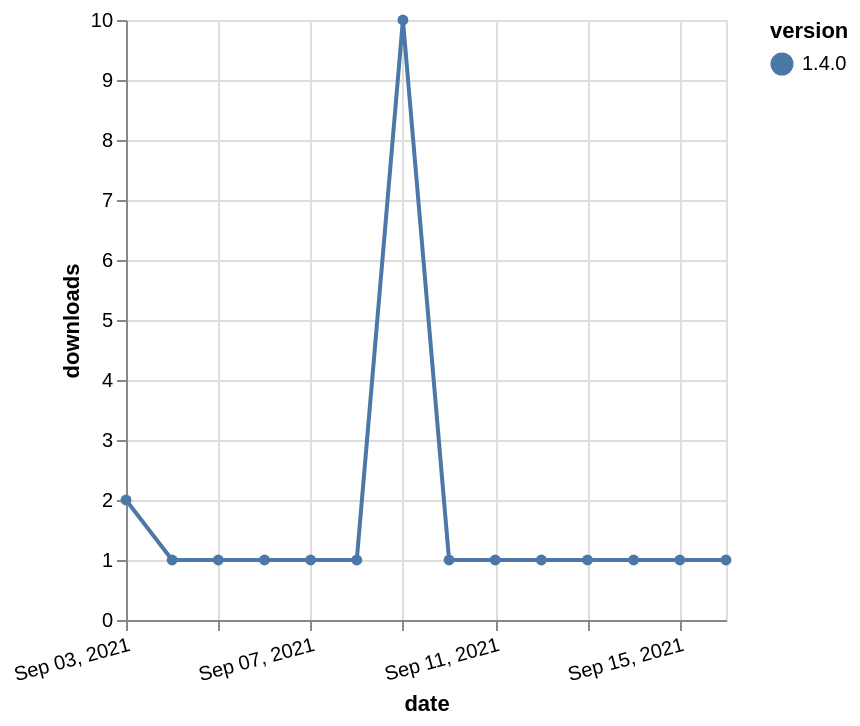

Source (Vega-Lite JSON):
### Vega-Lite specification from a JSON file in a GitHub repository (floating-point values rounded to 4 significant figures)
{"$schema": "https://vega.github.io/schema/vega-lite/v5.json", "description": "A simple bar chart with embedded data.", "data": {"values": [{"date": "2021-09-03", "total": 504, "delta": 2, "version": "1.4.0"}, {"date": "2021-09-04", "total": 505, "delta": 1, "version": "1.4.0"}, {"date": "2021-09-05", "total": 506, "delta": 1, "version": "1.4.0"}, {"date": "2021-09-06", "total": 507, "delta": 1, "version": "1.4.0"}, {"date": "2021-09-07", "total": 508, "delta": 1, "version": "1.4.0"}, {"date": "2021-09-08", "total": 509, "delta": 1, "version": "1.4.0"}, {"date": "2021-09-09", "total": 519, "delta": 10, "version": "1.4.0"}, {"date": "2021-09-10", "total": 520, "delta": 1, "version": "1.4.0"}, {"date": "2021-09-11", "total": 521, "delta": 1, "version": "1.4.0"}, {"date": "2021-09-12", "total": 522, "delta": 1, "version": "1.4.0"}, {"date": "2021-09-13", "total": 523, "delta": 1, "version": "1.4.0"}, {"date": "2021-09-14", "total": 524, "delta": 1, "version": "1.4.0"}, {"date": "2021-09-15", "total": 525, "delta": 1, "version": "1.4.0"}, {"date": "2021-09-16", "total": 526, "delta": 1, "version": "1.4.0"}]}, "width": "container", "mark": {"type": "line", "point": {"filled": true}}, "encoding": {"x": {"field": "date", "type": "temporal", "timeUnit": "yearmonthdate", "title": "date", "axis": {"labelAngle": -15}}, "y": {"field": "delta", "type": "quantitative", "title": "downloads"}, "color": {"field": "version", "type": "nominal"}, "tooltip": {"field": "delta"}}}
